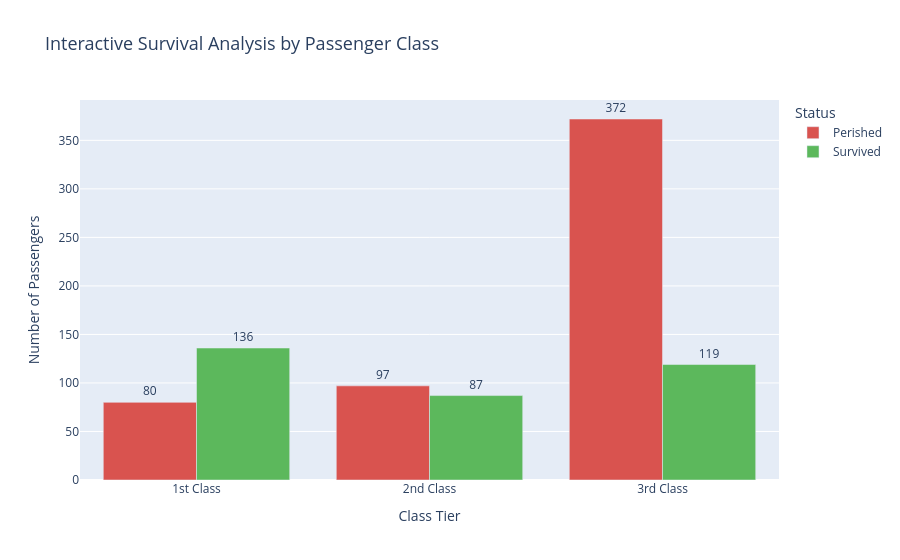

Notebook code cell kept with this figure:
### Code cell
# 3. Interactive Survival Analysis by Passenger Class
class_surv = df.groupby(['Pclass', 'Survived']).size().reset_index(name='Count')
class_surv['Status'] = class_surv['Survived'].map({0: 'Perished', 1: 'Survived'})
class_surv['Class'] = class_surv['Pclass'].map({1: '1st Class', 2: '2nd Class', 3: '3rd Class'})

fig_class = px.bar(
    class_surv,
    x='Class',
    y='Count',
    color='Status',
    barmode='group',
    title='Interactive Survival Analysis by Passenger Class',
    color_discrete_map={'Perished': '#d9534f', 'Survived': '#5cb85c'},
    text='Count'
)
fig_class.update_traces(textposition='outside',
                        hovertemplate="<b>Class:</b> %{x}<br><b>Status:</b> %{fullData.name}<br><b>Count:</b> %{y}<extra></extra>")
fig_class.update_layout(title_font=dict(size=18), yaxis_title="Number of Passengers", xaxis_title="Class Tier")

html_class_path = os.path.join(viz_dir, 'survival_by_class.html')
fig_class.write_html(html_class_path)
print(f"Saved: {html_class_path}")
fig_class.show()

### Figure 1 — Plotly figure (JSON) as saved in the notebook; plotly's stock layout.template omitted (floating-point values rounded to 4 significant figures)
{"data": [{"alignmentgroup": "True", "hovertemplate": "<b>Class:</b> %{x}<br><b>Status:</b> %{fullData.name}<br><b>Count:</b> %{y}<extra></extra>", "legendgroup": "Perished", "marker": {"color": "#d9534f", "pattern": {"shape": ""}}, "name": "Perished", "offsetgroup": "Perished", "orientation": "v", "showlegend": true, "text": [80.0, 97.0, 372.0], "textposition": "outside", "type": "bar", "x": ["1st Class", "2nd Class", "3rd Class"], "xaxis": "x", "y": [80, 97, 372], "yaxis": "y"}, {"alignmentgroup": "True", "hovertemplate": "<b>Class:</b> %{x}<br><b>Status:</b> %{fullData.name}<br><b>Count:</b> %{y}<extra></extra>", "legendgroup": "Survived", "marker": {"color": "#5cb85c", "pattern": {"shape": ""}}, "name": "Survived", "offsetgroup": "Survived", "orientation": "v", "showlegend": true, "text": [136.0, 87.0, 119.0], "textposition": "outside", "type": "bar", "x": ["1st Class", "2nd Class", "3rd Class"], "xaxis": "x", "y": [136, 87, 119], "yaxis": "y"}], "layout": {"barmode": "group", "legend": {"title": {"text": "Status"}, "tracegroupgap": 0}, "title": {"font": {"size": 18}, "text": "Interactive Survival Analysis by Passenger Class"}, "xaxis": {"anchor": "y", "domain": [0.0, 1.0], "title": {"text": "Class Tier"}}, "yaxis": {"anchor": "x", "domain": [0.0, 1.0], "title": {"text": "Number of Passengers"}}}}
